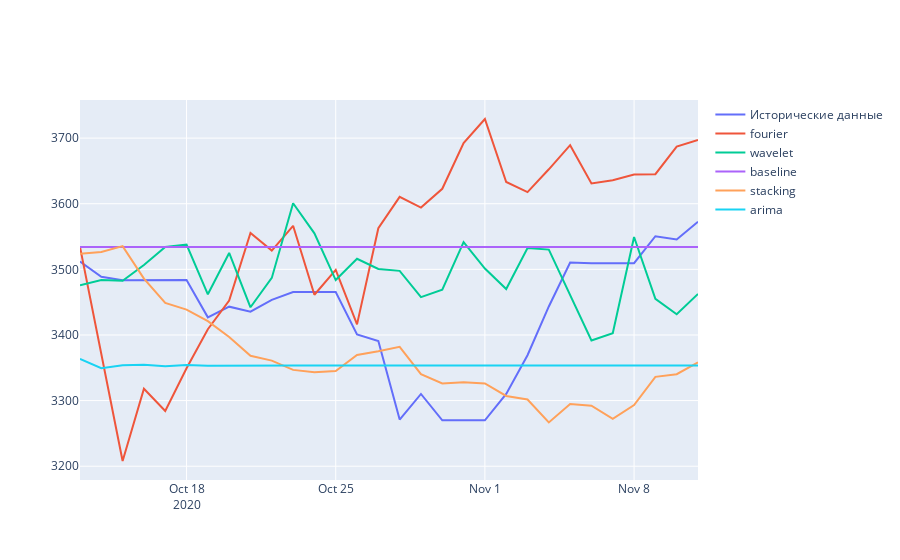

Here is the notebook cell this chart was saved with:
### Code cell
print_results(preds, metric=mean_absolute_percentage_error)
plot_forecast_to_future(df_test, preds)
